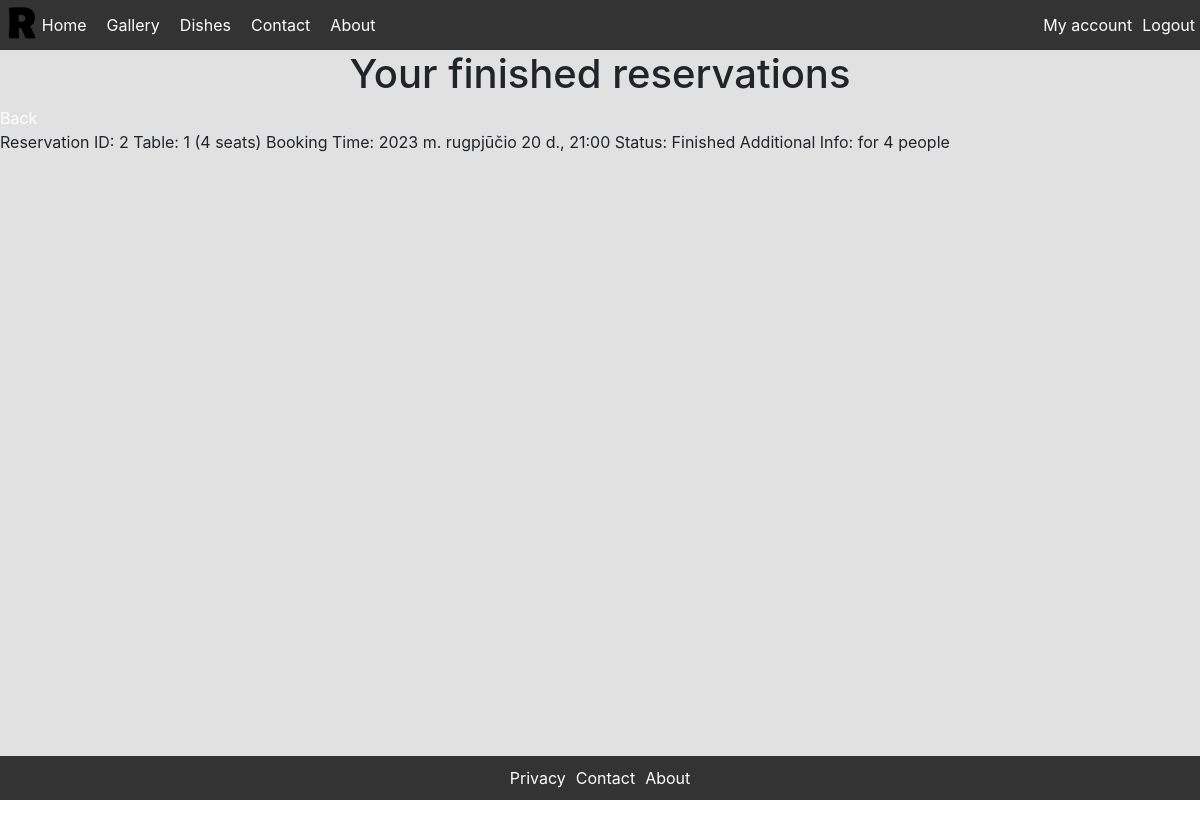
The app's page /finished_reservations/ (signed in) with its own data.
### main_app/models.py (models this page shows, shortened)
class Reservation(models.Model):  # reservation model
    STATUS_CHOICES = (
        ('pending', 'Pending'),
        ('confirmed', 'Confirmed'),
        ('cancelled', 'Cancelled'),
        ('finished', 'Finished'),
    )
    customer_id = models.ForeignKey(CustomUser, on_delete=models.CASCADE)
    booking_time = models.DateTimeField()
    status = models.CharField(max_length=20, choices=STATUS_CHOICES, default='pending')
    table = models.ForeignKey('Table', on_delete=models.CASCADE, null=True)
    additional_info = models.TextField(blank=True)

class Table(models.Model):  # table model
    number = models.IntegerField(unique=True, validators=[MinValueValidator(1)])
    capacity = models.IntegerField(validators=[MinValueValidator(1)])
    is_available = models.BooleanField(default=True)  # not used yet

### main_app/views.py (the view)
# urls.py: path('finished_reservations/', views.finished_reservations, name='finished_reservations'),
@login_required
def finished_reservations(request):  # List of finished reservations of current user
    current_user = request.user
    fin_reservations = Reservation.objects.filter(customer_id=current_user, status='finished')
    return render(request, 'finished_reservations.html', {'reservations': fin_reservations})

### templates/finished_reservations.html
{% extends 'base.html' %}
{% block content %}
  <h1>Your finished reservations</h1>
  <a href="{% url 'account' %}"><span>Back</span></a>
  <ul>
      {% for reservation in reservations %}
          <li>
              Reservation ID: {{ reservation.id }}
              Table: {{ reservation.table.number }} ({{ reservation.table.capacity }} seats)
              Booking Time: {{ reservation.booking_time }}
              Status: {{ reservation.get_status_display }}
              Additional Info: {{ reservation.additional_info }}
          </li>
      {% empty %}
          <li>You don't have any finished reservations.</li>
      {% endfor %}
  </ul>
{% endblock %}

### static/css/main.css (style rules this page uses)
body, html { margin: 0; padding: 0; height: 100%; }
body { display: flex; flex-direction: column; height: 100%; }
h1, h2, h3, h4, h5, h6 { text-align: center; }
ul { margin: 0; padding: 0; width: 100%; height: 100%; }
li { display: flex; align-items: center; }
a:link { color: rgb(255, 255, 255); text-decoration: none; }

### records on screen
Reservation: id "2", table.number "1", table.capacity "4", booking_time "2023 m. rugpjūčio 20 d., 21:00", status "Finished", additional_info "for 4 people"
